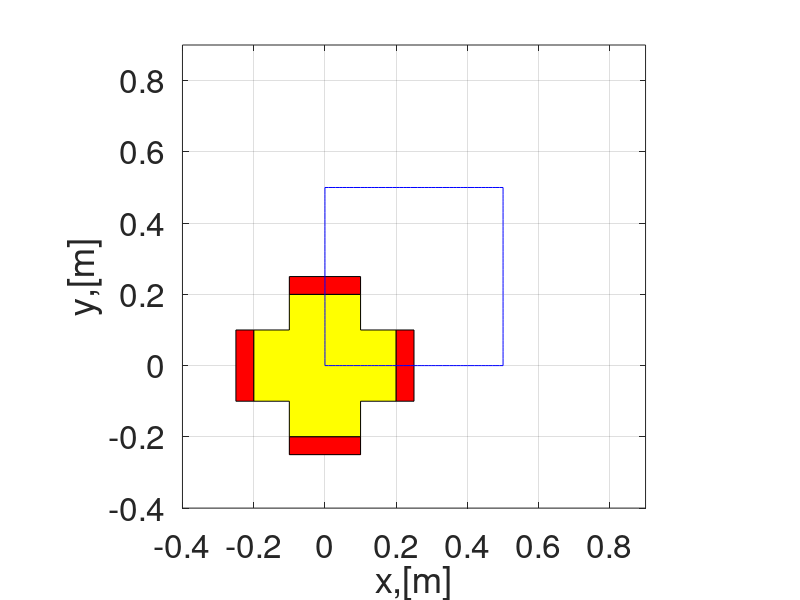
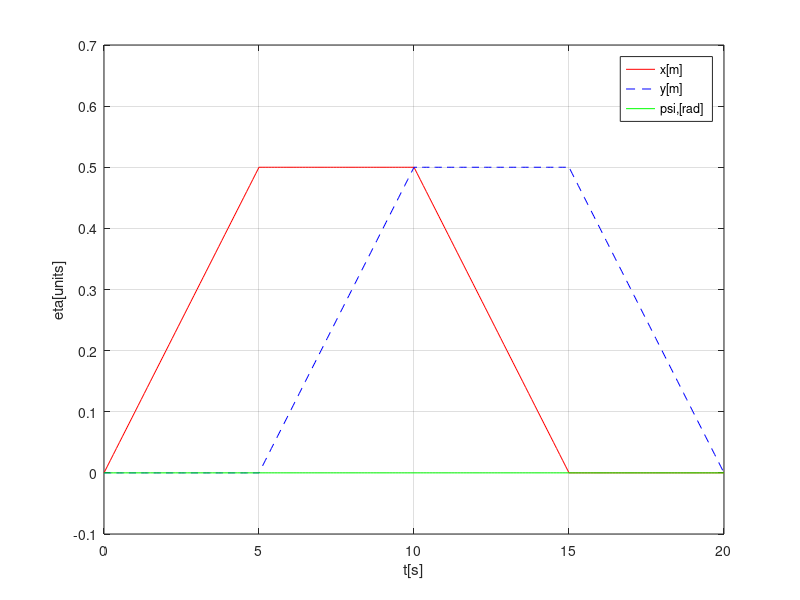
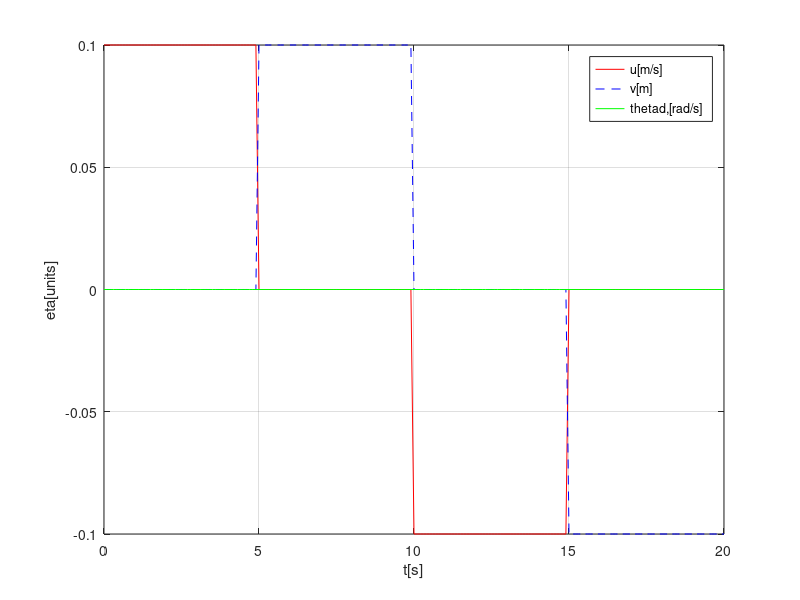
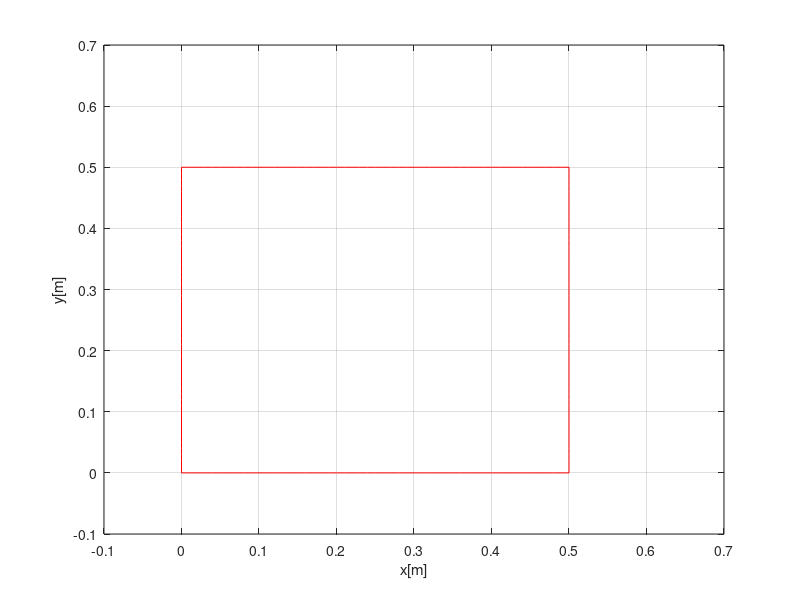

Source code (MATLAB) for these figures, in order:
% Kinematic Model (Land-based mobile robot)
clc; close all;

% Simulation parameters 
dt = 0.1; % step size
ts = 20; % total simulation time
t = 0:dt:ts; % span 

% Physical parameters
l = 0.4; % length of the vehicle (400mm)
t_edge = 0.2; % thickness of the edges (200mm)
a = 0.1; % wheel radius (100mm)
b = 0.05; % wheel thickness (50mm)

% Initial conditions
eta0 = [0; 0; 0]; % actual initial position of the wmr
eta(:,1) = eta0;



% ODE solution (Euler Method)
for i = 1:length(t)
    x(i) = eta(1,i);
    y(i) = eta(2,i);
    psi(i) = eta(3,i); % generalized/relative orientation of the vehicle

     % Update wheel angular velocities for square trajectory
    if i <= length(t)/4
        omega_1 = 1; omega_2 = 0; omega_3 = 1; omega_4 = 0;
    elseif i > length(t)/4 && i <= length(t)/2
        omega_1 = 0; omega_2 = 1; omega_3 = 0; omega_4 = 1;
    elseif i > length(t)/2 && i <= 3*length(t)/4
        omega_1 = -1; omega_2 = 0; omega_3 = -1; omega_4 = 0;
    else
        omega_1 = 0; omega_2 = -1; omega_3 =0; omega_4 =-1;
    end
    % Jacobain matrix
    J_psi = [cos(psi(i)),-sin(psi(i)), 0; sin(psi(i)), cos(psi(i)), 0; 0, 0, 1];

    % Wheel configuration matrix
    W = [a/2,0,a/2,0; 0,a/2,0,a/2; -(a/(2*l)), -(a/(2*l)),(a/(2*l)),(a/(2*l))];
    
    % wheel angular velocities
    zeta(:,i) = W*[omega_1;omega_2;omega_3;omega_4];
     
    eta_dot(:,i) = J_psi * zeta(:,i);

    eta(:,i+1) = eta(:,i) + dt*eta_dot(:,i);
end

% Plus shape coordinates
plus_v = [-t_edge/2, t_edge/2, t_edge/2, l/2, l/2, t_edge/2, t_edge/2,-t_edge/2, -t_edge/2, -l/2,-l/2, -t_edge/2;
           l/2, l/2, l/2-t_edge/2, l/2-t_edge/2, -(l/2-t_edge/2),-(l/2-t_edge/2), -l/2, -l/2, -(l/2-t_edge/2), -(l/2-t_edge/2),l/2-t_edge/2, l/2-t_edge/2];

box_w = [-a, a, a, -a, -a; -b/2, -b/2, b/2, b/2, -b/2]; % wheels
% Animation
for i = 1:length(t)
    
    R_psi = [cos(psi(i)),-sin(psi(i));sin(psi(i)),+cos(psi(i))];
    R_w1 = [cosd(0),-sind(0);sind(0),+cosd(0)];
    R_w2 = [cosd(90),-sind(90);sind(90),+cosd(90)];
    R_w3 = [cosd(0),-sind(0);sind(0),+cosd(0)];
    R_w4 = [cosd(90),-sind(90);sind(90),+cosd(90)];
    veh_ani = R_psi * plus_v;

% Wheel positions and orientations
wheel_1 = R_psi * (R_w1*box_w + [-t_edge/2+a; l/2+b/2]);
wheel_2 = R_psi * (R_w2*box_w + [l/2+b/2; t_edge/2-a]);
wheel_3 = R_psi * (R_w3*box_w + [t_edge/2-a; -l/2-b/2]);
wheel_4 = R_psi * (R_w4*box_w + [-l/2-b/2; -t_edge/2+a]);

fill(veh_ani(1,:)+x(i),veh_ani(2,:)+y(i),'y');
hold on
fill(wheel_1(1,:)+x(i),wheel_1(2,:)+y(i),'r');
fill(wheel_2(1,:)+x(i),wheel_2(2,:)+y(i),'r');
fill(wheel_3(1,:)+x(i),wheel_3(2,:)+y(i),'r');
fill(wheel_4(1,:)+x(i),wheel_4(2,:)+y(i),'r');

plot(x(1:i),y(1:i),'b-');
set(gca,'fontsize',24)
xlabel('x,[m]');
ylabel('y,[m]');
llim = min(min(x),min(y)) - l;
ulim = max(max(x),max(y)) + l;
axis([llim ulim llim ulim]);
axis square
grid on
pause(0.1)
hold off
end

% Plots
figure
plot(t,eta(1,1:i), 'r-', t,eta(2,1:i), 'b--', t,eta(3,1:i), 'g');
legend('x[m]','y[m]','psi,[rad]');
xlabel('t[s]');
ylabel('eta[units]');
grid on

figure
plot(t,zeta(1,1:i), 'r-', t,zeta(2,1:i), 'b--', t,zeta(3,1:i), 'g');
legend('u[m/s]','v[m]','thetad,[rad/s]');
xlabel('t[s]');
ylabel('eta[units]');
grid on

figure
plot(eta(1,1:i), eta(2,1:i), 'r-')
xlabel('x[m]')
ylabel('y[m]')
grid on
